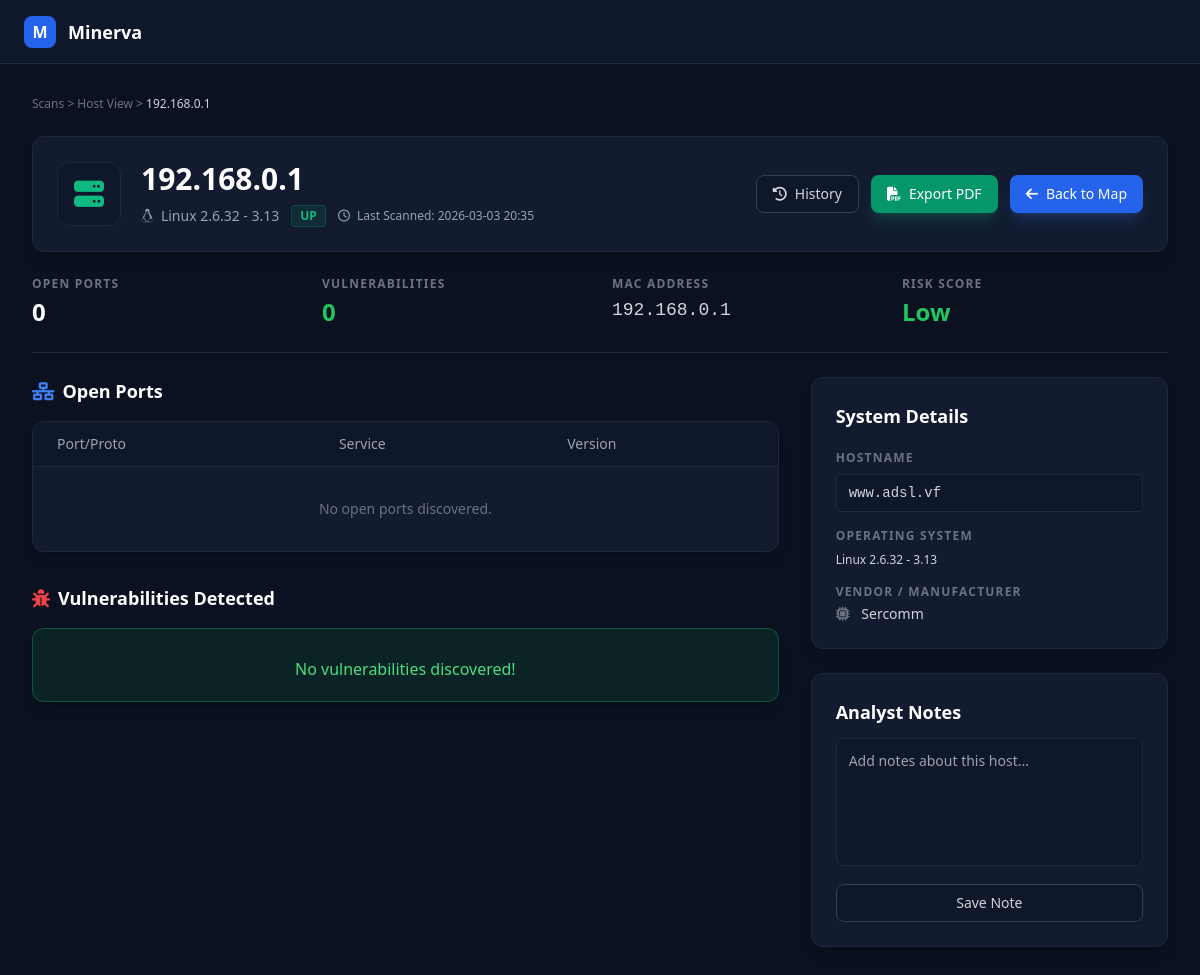
/host/192.168.0.1, run on an earlier commit of the app's database.
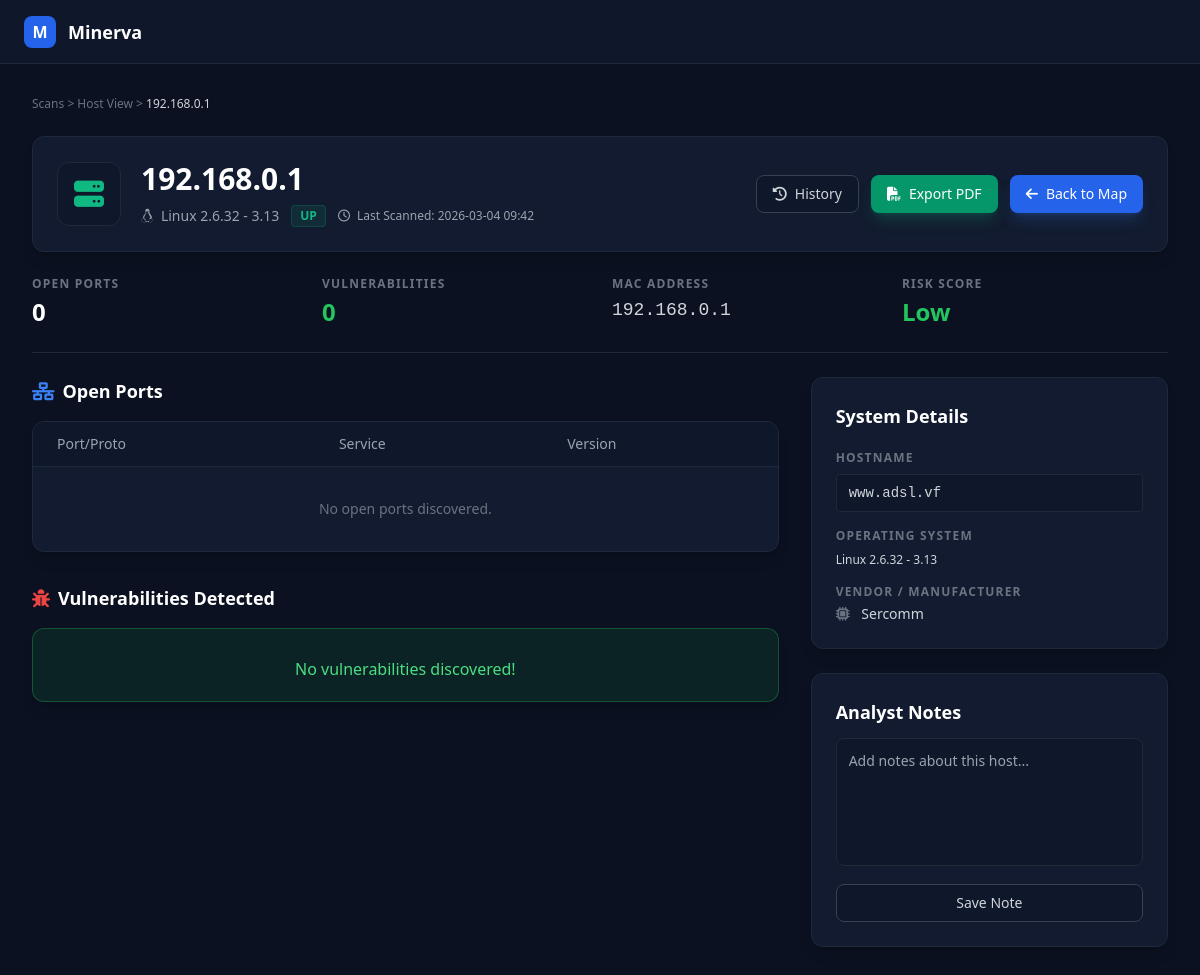
And on a later commit of the database.
### app/models.py (models this page shows)
class ScanResult(Base):
    __tablename__ = "scan_results"
    id = Column(Integer, primary_key=True, index=True)
    scan_id = Column(Integer, ForeignKey("scans.id"))
    host_mac = Column(String, ForeignKey("hosts.mac_address"))
    ip_address = Column(String)
    status = Column(String)
    scan = relationship("Scan", back_populates="results")
    host = relationship("Host")
    ports = relationship("Port", back_populates="scan_result", cascade="all, delete-orphan")

class Scan(Base):
    __tablename__ = "scans"
    id = Column(Integer, primary_key=True, index=True)
    project_id = Column(Integer, ForeignKey("projects.id"))
    timestamp = Column(DateTime, default=datetime.datetime.utcnow)
    scan_type = Column(String)
    gateway_ip = Column(String, nullable=True)
    subnet_mask = Column(String, nullable=True)
    project = relationship("Project", back_populates="scans")
    results = relationship("ScanResult", back_populates="scan", cascade="all, delete-orphan")

### app/main.py (the view)
@app.get("/host/{ip}", response_class=HTMLResponse)
async def host_details(ip: str, request: Request, scan_id: int = None, db: Session = Depends(get_db)):
    if scan_id:
        scan_result = db.query(models.ScanResult).filter(models.ScanResult.ip_address == ip, models.ScanResult.scan_id == scan_id).first()
    else:
        scan_result = db.query(models.ScanResult).filter(models.ScanResult.ip_address == ip).order_by(models.ScanResult.id.desc()).first()
    if not scan_result:
        return HTMLResponse(content="<h1>Host no encontrado en este escaneo.</h1>", status_code=404)
    open_ports = [p for p in scan_result.ports if p.port_number != 0 and p.state != 'filtered']
    all_vulns = []
    for port in open_ports:
        all_vulns.extend(port.vulnerabilities)
    high_count = sum(1 for v in all_vulns if v.severity == "High")
    med_count = sum(1 for v in all_vulns if v.severity == "Medium")
    low_count = sum(1 for v in all_vulns if v.severity == "Low")
    risk_score = "Low"
    if high_count > 0: risk_score = "High"
    elif med_count > 0: risk_score = "Medium"
    elif len(open_ports) > 5: risk_score = "Medium"
    return templates.TemplateResponse("host_details.html", {
        "request": request,
        "ip": ip,
        "host": scan_result.host,
        "scan_result": scan_result,
        "ports": open_ports,
        "vulns": all_vulns,
        "risk_score": risk_score,
        "high_count": high_count,
        "med_count": med_count,
        "low_count": low_count,
        "current_scan_id": scan_id
    })

### templates/host_details.html (shortened to what the changed rows need)
<!DOCTYPE html>
<html lang="es">
<head>
    <script src="https://cdn.tailwindcss.com"></script>
    <link rel="stylesheet" href="https://cdnjs.cloudflare.com/ajax/libs/font-awesome/6.4.0/css/all.min.css">
</head>
<body class="text-gray-300 font-sans h-screen flex flex-col overflow-hidden">
    <header class="h-16 border-b border-panel bg-[#0f172a] flex items-center justify-between px-6 shrink-0">
        <div class="flex items-center space-x-3">
            <h1 class="text-lg font-bold text-white">Minerva</h1>
        </div>
    </header>
    <main class="flex-1 overflow-y-auto p-8">
        <div class="max-w-7xl mx-auto space-y-6">
            <div class="bg-panel border border-panel rounded-xl p-6 flex justify-between items-center shadow-lg">
                <div class="flex items-center space-x-5">
                    <div>
                        <h2 class="text-3xl font-bold text-white">{{ ip }}</h2>
                        <div class="flex items-center space-x-3 mt-2 text-sm text-gray-400">
                            <span><i class="fa-brands fa-linux mr-1"></i> {{ host.os_name if host and host.os_name !=
                                'Unknown' else 'Unknown OS' }}</span>
                            <span
                                class="bg-emerald-500/10 text-emerald-500 px-2 py-0.5 rounded border border-emerald-500/20 text-xs font-bold uppercase">{{
                                scan_result.status }}</span>
                            <span class="text-xs"><i class="fa-regular fa-clock mr-1"></i> Last Scanned: {{
                                scan_result.scan.timestamp.strftime('%Y-%m-%d %H:%M') if scan_result.scan else 'N/A'
                                }}</span>
                        </div>
                    </div>
                </div>
            </div>
            <div class="grid grid-cols-3 gap-8">
                <div class="col-span-2 space-y-8">
                    <div>
                        <div class="bg-panel border border-panel rounded-xl overflow-hidden shadow-lg">
                            <table class="w-full text-left text-sm">
                                <thead class="bg-[#0f172a] border-b border-panel text-gray-400">
                                    <tr>
                                        <th class="px-6 py-3 font-medium">Port/Proto</th>
                                        <th class="px-6 py-3 font-medium">Service</th>
                                        <th class="px-6 py-3 font-medium">Version</th>
                                    </tr>
                                </thead>
                            </table>
                        </div>
                    </div>
                </div>
            </div>
        </div>
    </main>
</body>
</html>

What changed in the data, as far as the page shows it:
no longer on this page (row unchanged): Scan: scan.timestamp "2026-03-03 20:35"
added Scan: scan.timestamp "2026-03-04 09:42"
